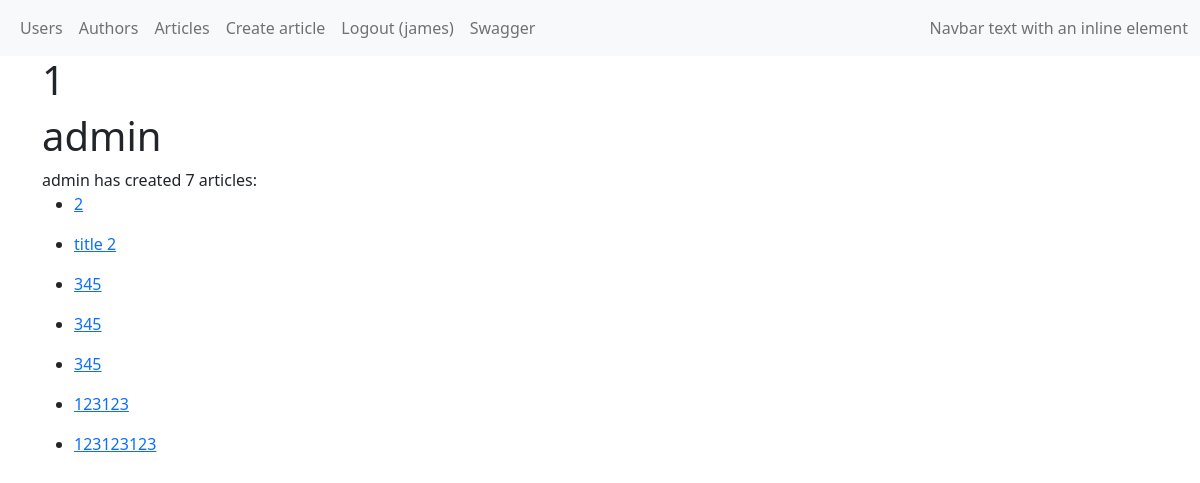
The page /users/1 (signed in) on the database its author committed.
### blog/models/user.py (models this page shows, shortened)
class User(db.Model, UserMixin):
    __tablename__ = 'users'
    id = db.Column(db.Integer, primary_key=True)
    is_stuff = db.Column(db.Boolean)
    username = db.Column(db.String(255), unique=True, nullable=False)
    first_name = db.Column(db.String(255))
    last_name = db.Column(db.String(255))
    password = db.Column(db.String(255))
    email = db.Column(db.String(255), default="", server_default="")
    author = relationship('Author', uselist=False, back_populates='user')

### blog/models/article.py (models this page shows, shortened)
class Article(db.Model):
    __tablename__ = 'articles'
    id = db.Column(db.Integer, primary_key=True)
    author_id = db.Column(db.Integer, ForeignKey('authors.id'), nullable=False)
    title = db.Column(db.String(255))
    text = db.Column(db.String)
    created_at = db.Column(db.DateTime, default=datetime.utcnow)
    updated_at = db.Column(db.DateTime, default=datetime.utcnow, onupdate=datetime.utcnow)
    author = relationship('Author', back_populates='article')
    tag = relationship(
        "Tag",
        secondary=article_tag_association_table,
        back_populates="article",
    )

### blog/user/views.py (the view)
@user.route('/<int:pk>')
@login_required
def get_user(pk: int):
    selected_user = User.query.filter_by(id=pk).one_or_none()
    if not selected_user:
        raise NotFound(f'User id {pk} not found')
    return render_template(
        'users/details.html',
        user=selected_user,
    )

### blog/app.py (called while the page is built)
def register_extensions(app):
    db.init_app(app)
    migrate.init_app(app, db, compare_type=True)
    csrf.init_app(app)
    admin.init_app(app)
    api.plugins = [
        EventPlugin(),
        PermissionPlugin(),
        ApiSpecPlugin(
            app=app,
            tags={
                'Tag': 'Tag API',
                'User': 'User API',
                'Author': 'Author API',
                'Article': 'Article API',
            }
        ),
    ]
    api.init_app(app)
    login_manager.login_view = 'auth.login'
    login_manager.init_app(app)
    @login_manager.user_loader
    def load_user(user_id):
        return User.query.get(int(user_id))
    @app.route('/favicon.ico')
    def favicon():
        return send_from_directory(os.path.join(app.root_path, 'static'), 'favicon.ico',
                                   mimetype='image/vnd.microsoft.icon')

### blog/templates/users/details.html (shortened to what this page needs)
{% extends 'base.html' %}
{% block body %}
<h1> {{ user.id }} </h1>
<h1> {{ user.username }} </h1>
{{ user.username }} has created {{ user.author.article|length }} articles:
{% for article in user.author.article %}
<ul>
    <li>
        <a href="{{ url_for('article.get_article', pk=article.id) }}">
            {{ article.title }}
        </a>
    </li>
</ul>
{% endfor %}
{% endblock %}

### blog/templates/navbar.html (shortened to what this page needs)
<nav class="navbar navbar-expand-lg navbar-light bg-light">
    <div class="container-fluid">
        <div class="collapse navbar-collapse" id="navbarText">
            <ul class="navbar-nav me-auto mb-2 mb-lg-0">
                <li class="nav-item">
                    <a class="nav-link" href="{{ url_for('user.user_list')}}">Users</a>
                </li>
                <li class="nav-item">
                    <a class="nav-link" href="{{ url_for('author.author_list')}}">Authors</a>
                </li>
                <li class="nav-item">
                    <a class="nav-link" href="{{ url_for('article.article_list')}}">Articles</a>
                </li>
                {% if current_user.is_authenticated %}
                    <li class="nav-item">
                        <a class="nav-link" href="{{ url_for('article.create_article_form') }}">Create article</a>
                    </li>
                    <li class="nav-item">
                        <a class="nav-link" href="{{ url_for('auth.logout') }}">Logout ({{ current_user.username }})</a>
                    </li>
                {% endif %}
                 <li class="nav-item">
                    <a class="nav-link" href="/api/swagger">Swagger</a>
                </li>
            </ul>
            <span class="navbar-text">
        Navbar text with an inline element
      </span>
        </div>
    </div>
</nav>

### rows shown on the page
User: username "james"
User: id "1", username "admin"
Article: title "2"
Article: title "title 2"
Article: title "345"
Article: title "345"
Article: title "345"
Article: title "123123"
Article: title "123123123"

### other values the page prints
{{ user.author.article|length }} "7"
